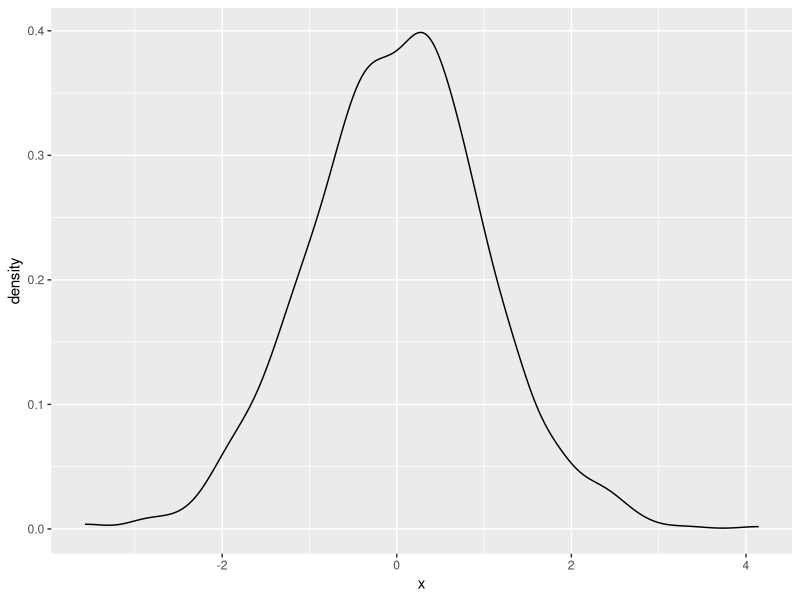

This chart was generated by the following R code:
## ---- chunk 1
mean(rnorm(10))
## ---- chunk 2
head(cars)
## ---- chunk 3
library(tidyverse)
data.frame(x=rnorm(1000)) %>%
	ggplot(aes(x=x)) + geom_density()
## ---- chunk 4
library(knitr)
kable(summary(cars), caption='Summary of the cars data set', booktabs=TRUE)
